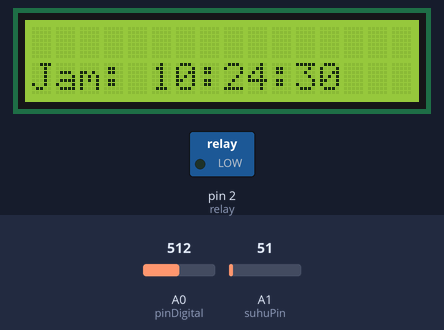
A sketch run on a simulated Arduino Uno, built with avr-gcc and run on an emulated ATmega328P. On the bench: 16×2 character LCD, switched loads named in the sketch (green lamp = pin HIGH). The test bench sets the inputs (shaded band); at power-on: A0 (pinDigital) = 512, A1 (suhuPin) = 51. The local clock reads 2024-03-15 10:24:30 at power-on unless the sketch sets it.

Above: at 0.1 s.
At 8.2 s:
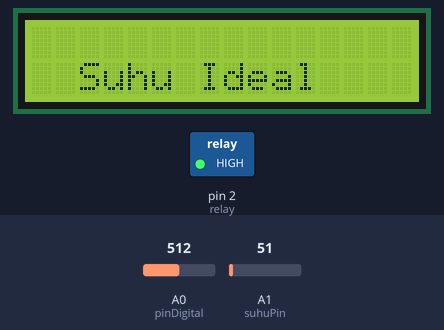
At 18.2 s:
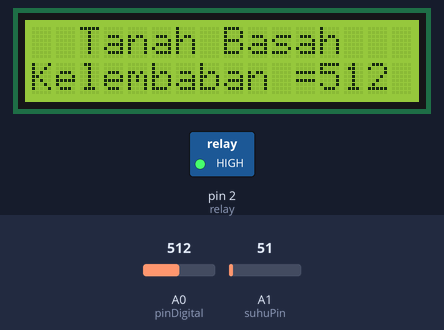
At 36.3 s:
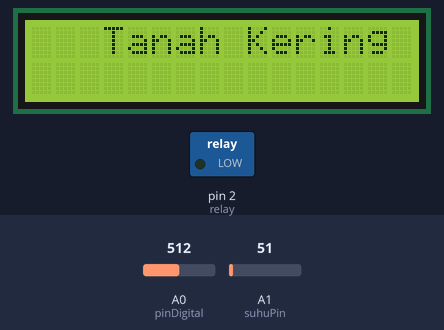
Timing chart, 0 to 37.8 s (numbered marks = the images above):
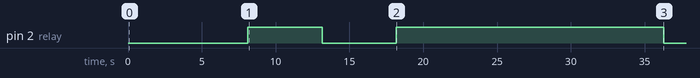

The sketch:

project_PI_gunadarma.ino
```cpp
#include <LiquidCrystal_I2C.h>
#include <virtuabotixRTC.h>
#include <Wire.h> // Library komunikasi I2C
float suhuC;

// default address 0x27
// tipe LCD 16x2 (16,2)
LiquidCrystal_I2C lcd = LiquidCrystal_I2C(0x27, 16, 2);
virtuabotixRTC myRTC(6, 7, 8); //If you change the wiring change the pins here also

const int pinDigital = A0; //inisialisasi pin sensor
const int suhuPin = A1; //inisialisasi pin suhu
const int relay = 2; //inisialisasi pin relay
int pompa = 2;     // Pompa pada pin 2
int  hours, minutes, seconds;


void setup() {
  Serial.begin(9600); //memanggil serial monitor
//myRTC.setDS1302Time(0, 00, 7, 3, 7, 6, 2022);
  lcd.init(); // initialize the lcd
  lcd.backlight();
  lcd.clear();
  pinMode(suhuPin, INPUT); // menetapkan pin A1 sebagai input
  pinMode(pinDigital, INPUT); // menetapkan pin A0 sebagai input
  pinMode(relay, OUTPUT); // menetapkan pin 2 sebagai output
  pinMode(pompa, OUTPUT); // menetapkan pin 2 sebagai output
  digitalWrite(2,LOW);// nyalakan pompa dan relay
}

void loop(){
myRTC.updateTime();
lcd.setCursor(0,1);
lcd.print("Jam: ");
lcd.print(myRTC.hours);
lcd.print(":");
lcd.print(myRTC.minutes);
lcd.print(":");
lcd.print(myRTC.seconds);
lcd.println(" ");
delay(1000);
lcd.clear();

suhuC = analogRead(suhuPin); //membaca nilai adc sensor
suhuC = (suhuC / 1024) * 5000; //konversi data analog menjadi milivolt
suhuC = suhuC/10; //konversi kedalam derajat celcius dengan persamaan 1 derajat / 10 milivolt
lcd.setCursor(0,1); //set di kolom 0 dan baris 1
lcd.print("suhu="); //tampilkan tulisan "suhu=" di LCD
lcd.print((byte)suhuC); //tampilkan nilai suhu
lcd.print("   "); // spasi
delay(5000);
lcd.clear();

int dataAnalog = analogRead (pinDigital); //membaca nilai dari pin sensor
lcd.setCursor(0,0);
lcd.print("Kelembaban =");
lcd.print(dataAnalog);
delay(2000);
lcd.clear();

if((myRTC.hours == 7 & myRTC.minutes == 00 & myRTC.seconds == 0)){
  digitalWrite(2,LOW);
  delay(10000);
  digitalWrite(2,HIGH);
}
else {
((myRTC.hours == 7 & myRTC.minutes == 1 & myRTC.seconds == 0));{
  digitalWrite(2,HIGH);
}

//output suhu

if(suhuC > 30){
  lcd.setCursor(0,1);
  lcd.print(" Suhu Panas");
  digitalWrite(2,LOW);
  delay(5000);
  lcd.setCursor(3,0);
  lcd.print("suhu="); //tampilkan tulisan "suhu=" di LCD
  lcd.print((byte)suhuC); //tampilkan nilai suhu
  delay(1000);
}

else(suhuC == 18);{
  lcd.setCursor(1,1);
  lcd.print(" Suhu Ideal");
  digitalWrite(2,HIGH);
  delay(2000);
  lcd.setCursor(3,0);
  lcd.print("suhu="); //tampilkan tulisan "suhu=" di LCD
  lcd.print((byte)suhuC); //tampilkan nilai suhu
  delay(3000);
  lcd.clear();
}

//output kelembaban
if (dataAnalog > 500){
  lcd.setCursor(2,0);
  lcd.print(" Tanah Kering");
  digitalWrite(2,LOW);
  delay(3000);
  lcd.clear();
  lcd.setCursor(0,1);
  lcd.print("Kelembaban =");
  lcd.print(dataAnalog);
  delay(2000);

}

else (dataAnalog == 200); {
  lcd.setCursor(1,0);
  lcd.print(" Tanah Basah");
  digitalWrite(2,HIGH);
  delay(2000);
  lcd.clear();
  lcd.setCursor(0,1);
  lcd.print("Kelembaban =");
  lcd.print(dataAnalog);
  delay(3000);
  lcd.clear();
}

if((myRTC.hours == 15 & myRTC.minutes == 30 & myRTC.seconds == 0)){
  digitalWrite(2,LOW);
  delay(10000);
  digitalWrite(2,HIGH);
}

else {
((myRTC.hours == 15 & myRTC.minutes == 31 & myRTC.seconds == 0));
  digitalWrite(2,HIGH);
}
}
}
```

Measured:
- by itself, pin 2 (relay): LOW → HIGH at 8.1 s, → LOW 5.0 s later, → HIGH 5.0 s later, → LOW 18.1 s later
- what the display in image 1 shows lasts 2.0 s, from 8.1 s to 10.1 s
